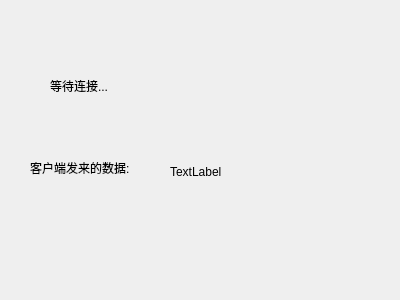
<?xml version="1.0" encoding="UTF-8"?>
<ui version="4.0">
 <class>Widget</class>
 <widget class="QWidget" name="Widget">
  <property name="geometry">
   <rect>
    <x>0</x>
    <y>0</y>
    <width>400</width>
    <height>300</height>
   </rect>
  </property>
  <property name="windowTitle">
   <string>Widget</string>
  </property>
  <widget class="QLabel" name="label">
   <property name="geometry">
    <rect>
     <x>50</x>
     <y>50</y>
     <width>141</width>
     <height>71</height>
    </rect>
   </property>
   <property name="text">
    <string>等待连接...</string>
   </property>
  </widget>
  <widget class="QLabel" name="label_2">
   <property name="geometry">
    <rect>
     <x>30</x>
     <y>160</y>
     <width>111</width>
     <height>16</height>
    </rect>
   </property>
   <property name="text">
    <string>客户端发来的数据:</string>
   </property>
  </widget>
  <widget class="QLabel" name="readLabel">
   <property name="geometry">
    <rect>
     <x>170</x>
     <y>162</y>
     <width>54</width>
     <height>20</height>
    </rect>
   </property>
   <property name="text">
    <string>TextLabel</string>
   </property>
  </widget>
 </widget>
 <layoutdefault spacing="6" margin="11"/>
 <resources/>
 <connections/>
</ui>
